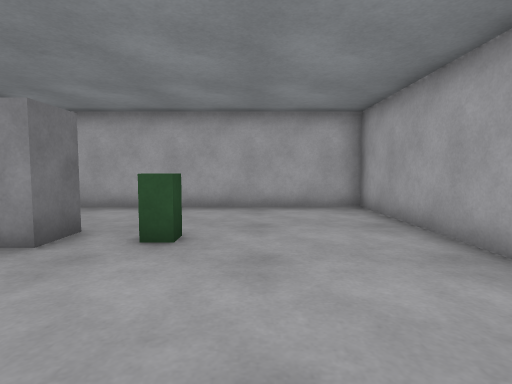
View 1 (above)

24 first-person views from a walk through a robot-simulator world made for Gazebo. The camera is 0.94 m above the floor, tilts 4° down and sees 80° across. The floor is counted in squares, 1 m on a side. Each view is taken from the middle of a square. On the plan, view 1 faces up. The plan holds only what a view shows up to about 11 squares ahead; the rest is blank.

View 2
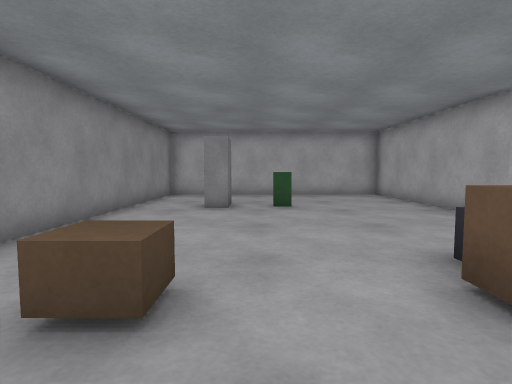

View 3
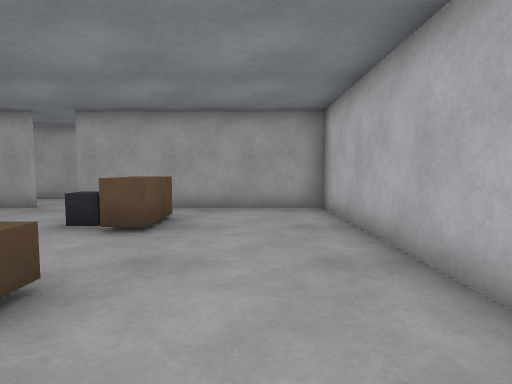

View 4
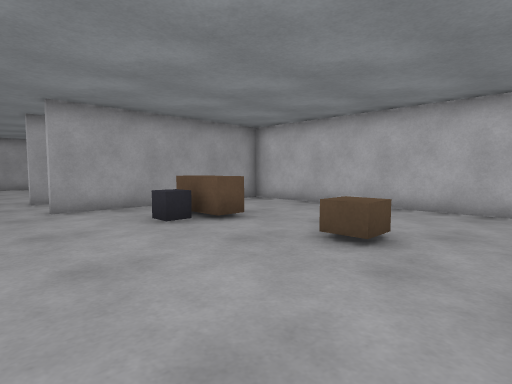

View 5
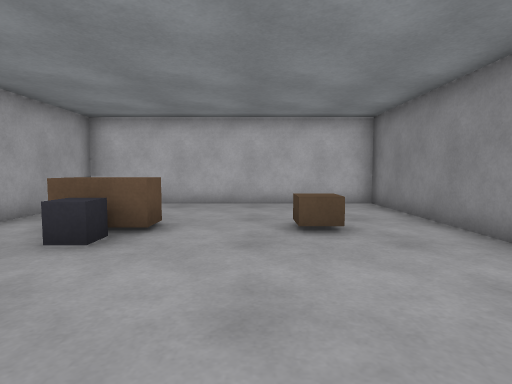

View 6
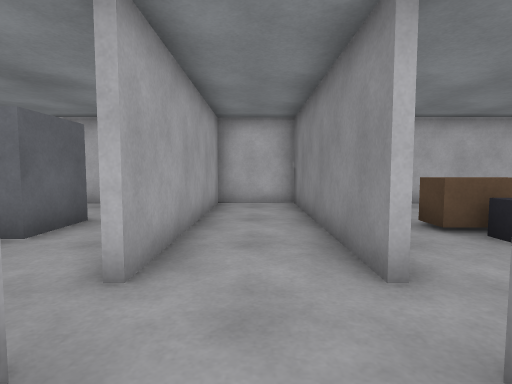

View 7
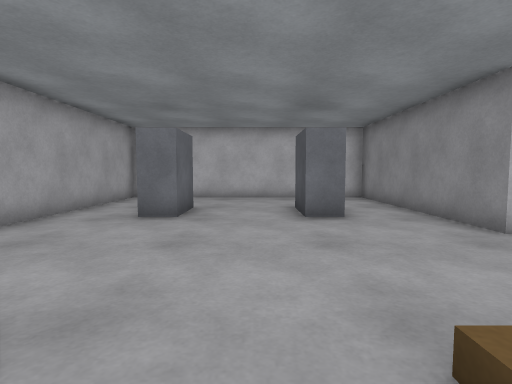

View 8
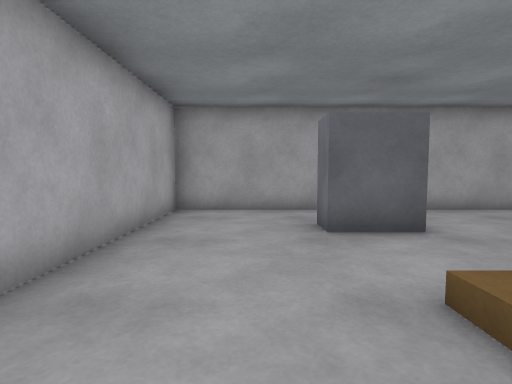

View 9
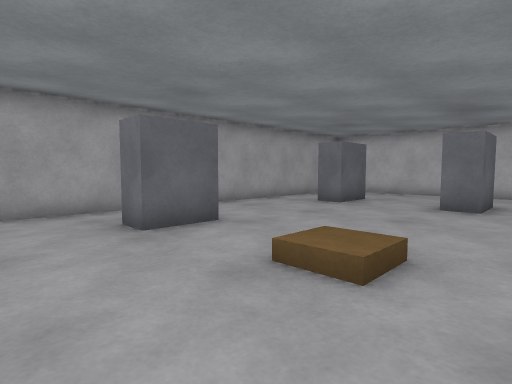

View 10
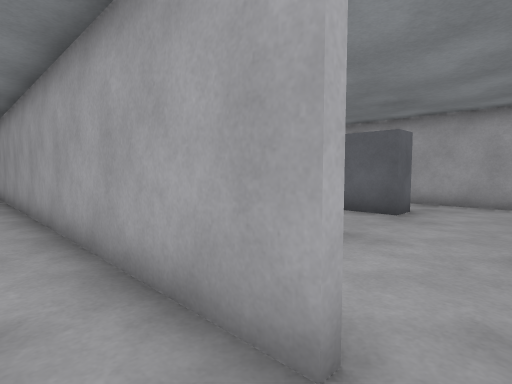

View 11
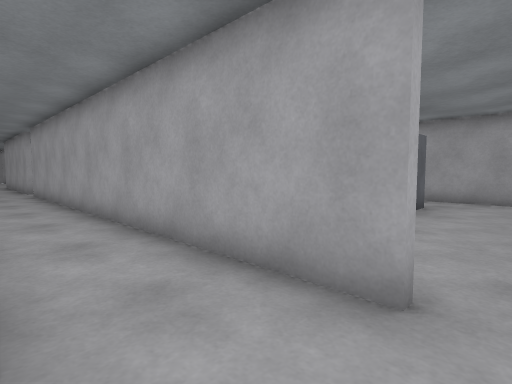

View 12
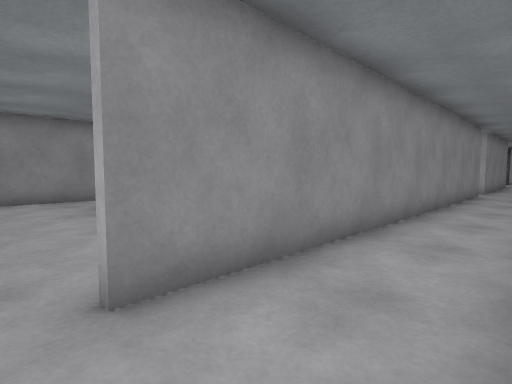

View 13
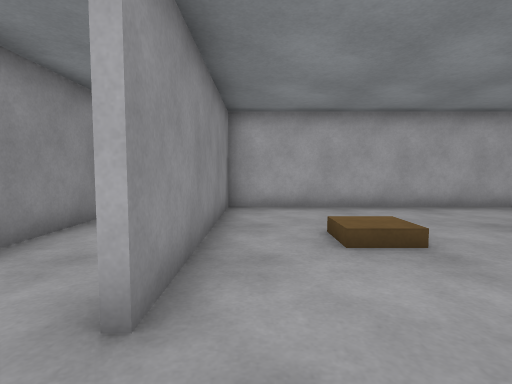

View 14
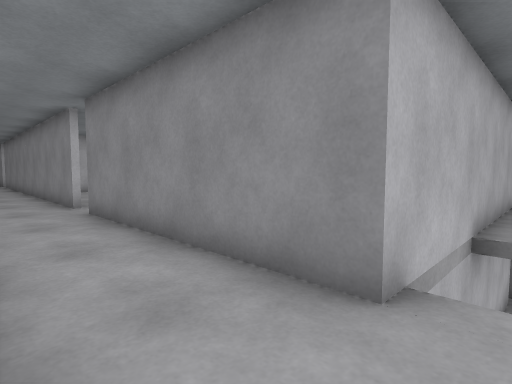

View 15
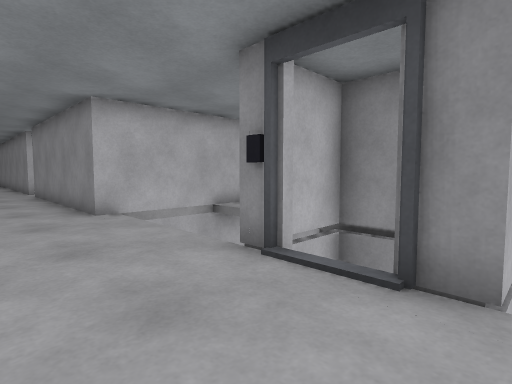

View 16
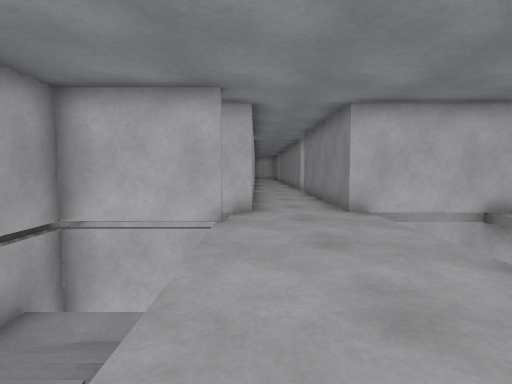

View 17
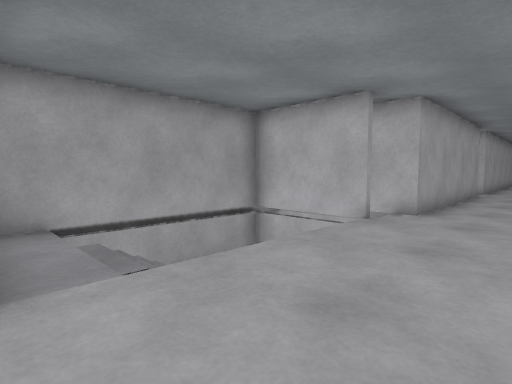

View 18
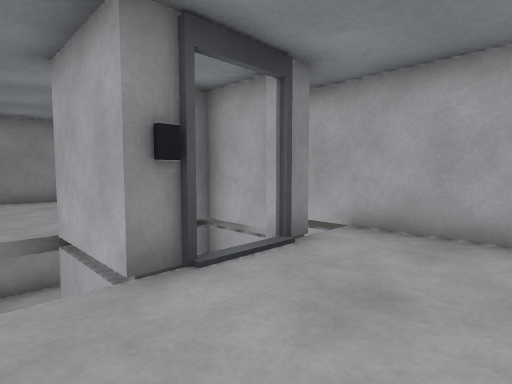

View 19
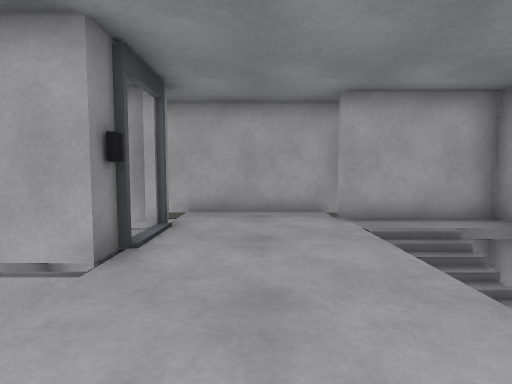

View 20
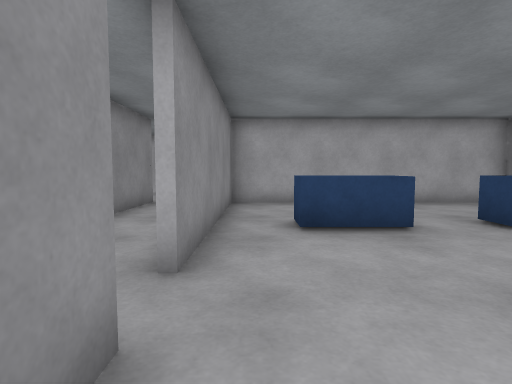

View 21
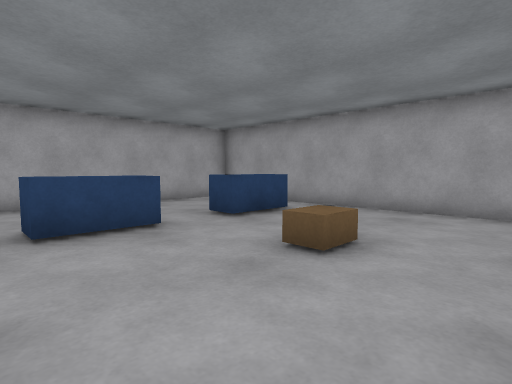

View 22
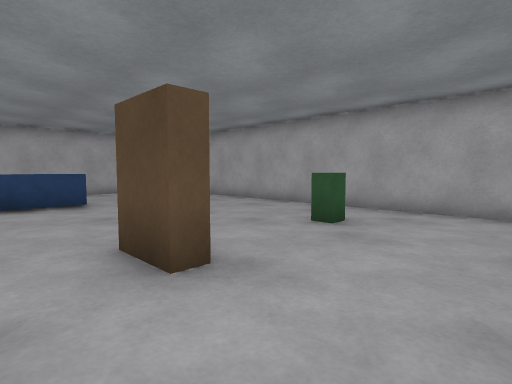

View 23
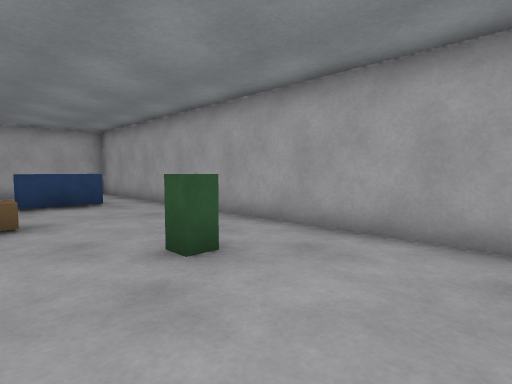

View 24
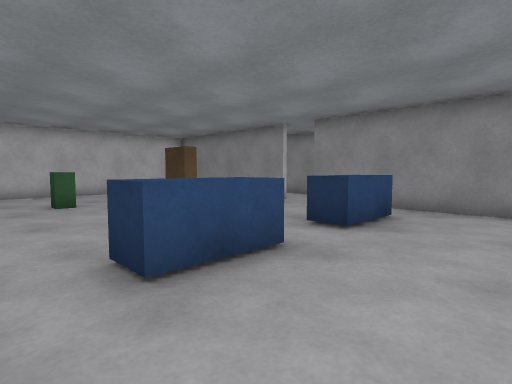

### Floor plan
Key: @ floor where view 1 was taken; # wall or solid block; x gap in a wall; . main floor; - floor 1.25 m lower than the main floor; / step, stairs or slope; v drop or lower ground; B grey box; G green box; R brown box; W white box; P grey post; A dark grey box; L blue box.
Columns run from 6 left of view 1 to 14 right of it. Each row starts with its distance up from view 1.
 30        vv###v
 29       xvv. .####
 28       # WP  .  #
 27 #     # P   /  #
 26 #      vA   /  B
 25            .-  B
 24             v  B
 23           ..vvvx
 22  #########.#########
 21          #.#........#
 20          #.#........#
 19          #.#........#
 18          #.#.LL.LLL.#
 17          #.#........#
 16          #.#........#
 15          ......R....#
 14         .#.#........#
 13         .#.#........#
 12         .#.#..R..G..#
 11          #.#........#
 10          #.#........#
  9          #.#........#
  8 ##########.##########
  7 #........#.#........#
  6 #........#.#........#
  5 #........#.#.....B..#
  4 #..B.G...#.#.RR..B..#
  3 #........#.#........#
  2 #........#.#........#
  1 #...................#
  0 #.....@..#.#........#
 -1 #.....B..#.#..B..B..#
 -2 #..R..RR.#.#.BB..B..#
 -3 #........#.#..B..B..#
 -4 #........#.#...... .#
 -5 #........#.#...... .#
 -6  ###################

Where each view was taken, in squares from view 1:
view 1: 0 up, 0 right, facing up
view 2: 4 down, 2 left, facing up
view 3: 4 down, 5 left, facing right
view 4: 2 up, 5 left, facing down-right
view 5: 3 up, 2 left, facing down
view 6: 3 up, 4 right, facing down
view 7: 5 up, 9 right, facing down
view 8: 6 up, 6 right, facing right
view 9: 7 up, 6 right, facing down-right
view 10: 1 up, 4 right, facing up-right
view 11: 1 up, 3 right, facing up-right
view 12: 1 up, 5 right, facing up-left
view 13: 0 up, 6 right, facing up
view 14: 23 up, 5 right, facing down-left
view 15: 29 up, 5 right, facing down-left
view 16: 29 up, 5 right, facing down
view 17: 29 up, 3 right, facing down-right
view 18: 25 up, 5 right, facing up-left
view 19: 23 up, 4 right, facing up
view 20: 13 up, 6 right, facing up
view 21: 13 up, 6 right, facing up-right
view 22: 9 up, 6 right, facing up-right
view 23: 9 up, 9 right, facing up-right
view 24: 21 up, 13 right, facing down-left
